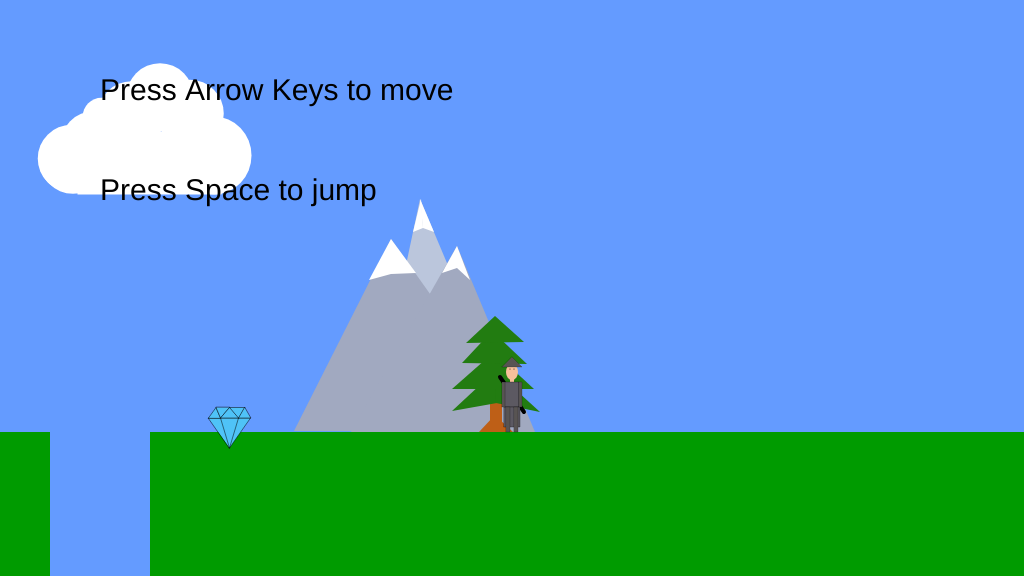
Frame 1 (no input)
Frame 60 (no input): identical to frame 1, image omitted
Frame 120 (the mouse pressed at the canvas centre since frame 60): identical to frame 1, image omitted

The p5.js sketch that drew this single still picture (run headless with seeded random() and noise() and a simulated clock; from frame 60 on, the mouse is pressed at the canvas centre):

// p5.js sketch
// ── sketch.js
var gameChar_x;
var gameChar_y;
var floorPos_y;

var isLeft;
var isRight;
var isPlummeting;
var isFalling;

var tree;
var canyon;
var mountain;
var cloud;

var collectable;
var isFound;

var instruction;
var timer;

function setup() {
  createCanvas(1024, 576);
  floorPos_y = height * 3 / 4;
  gameChar_x = width / 2;
  gameChar_y = floorPos_y;
  isLeft = false;
  isRight = false;
  isPlummeting = false;
  isFalling = false;
  instruction = true;
  timer = {
    count: 0,
    sus: false
  };
  tree = {
    x_pos: width / 2 - 100,
    y_pos: floorPos_y - 32
  };
  canyon = {
    x_pos: 50,
    width: 100
  };
  mountain = {
    x_pos: 400,
    y_pos: 200,
    size: 100
  };
  cloud = {
    x_pos: 100,
    y_pos: 100,
    size: 150
  };
  collectable = {
    x_pos: 240,
    y_pos: 400,
    size: 150,
    isFound: false
  };
}

function draw() {
  background(100, 155, 255);

  noStroke();
  fill(0, 155, 0);
  rect(0, floorPos_y, width, height - floorPos_y);

  /////////////////// CANYON ///////////////////
  noStroke();
  fill(100, 155, 255);
  rect(canyon.x_pos, floorPos_y, canyon.width, width - floorPos_y);
  /////////////////// MOUNTAIN ///////////////////
  fill(187, 198, 220);
  triangle(mountain.x_pos + 20 * mountain.size / 100, mountain.y_pos - 1 * mountain.size / 100, mountain.x_pos + 100 * mountain.size / 100, mountain.y_pos + 189 * mountain.size / 100, mountain.x_pos - 22 * mountain.size / 100, mountain.y_pos + 197 * mountain.size / 100);
  fill(161, 169, 192);
  triangle(mountain.x_pos - 106 * mountain.size / 100, mountain.y_pos + 231 * mountain.size / 100, mountain.x_pos + 128 * mountain.size / 100, mountain.y_pos + 232 * mountain.size / 100, mountain.x_pos - 9 * mountain.size / 100, mountain.y_pos + 39 * mountain.size / 100);
  triangle(mountain.x_pos + 57 * mountain.size / 100, mountain.y_pos + 46 * mountain.size / 100, mountain.x_pos + 135 * mountain.size / 100, mountain.y_pos + 232 * mountain.size / 100, mountain.x_pos - 49 * mountain.size / 100, mountain.y_pos + 232 * mountain.size / 100);
  fill(255);
  triangle(mountain.x_pos + 57 * mountain.size / 100, mountain.y_pos + 46 * mountain.size / 100, mountain.x_pos + 70 * mountain.size / 100, mountain.y_pos + 80 * mountain.size / 100, mountain.x_pos + 57 * mountain.size / 100, mountain.y_pos + 68 * mountain.size / 100);
  triangle(mountain.x_pos + 57 * mountain.size / 100, mountain.y_pos + 46 * mountain.size / 100, mountain.x_pos + 42 * mountain.size / 100, mountain.y_pos + 73 * mountain.size / 100, mountain.x_pos + 57 * mountain.size / 100, mountain.y_pos + 68 * mountain.size / 100);
  triangle(mountain.x_pos - 9 * mountain.size / 100, mountain.y_pos + 39 * mountain.size / 100, mountain.x_pos - 31 * mountain.size / 100, mountain.y_pos + 80 * mountain.size / 100, mountain.x_pos - 9 * mountain.size / 100, mountain.y_pos + 74 * mountain.size / 100);
  triangle(mountain.x_pos - 9 * mountain.size / 100, mountain.y_pos + 74 * mountain.size / 100, mountain.x_pos - 9 * mountain.size / 100, mountain.y_pos + 39 * mountain.size / 100, mountain.x_pos + 16 * mountain.size / 100, mountain.y_pos + 73 * mountain.size / 100);
  triangle(mountain.x_pos + 20 * mountain.size / 100, mountain.y_pos - 1 * mountain.size / 100, mountain.x_pos + 34 * mountain.size / 100, mountain.y_pos + 32 * mountain.size / 100, mountain.x_pos + 23 * mountain.size / 100, mountain.y_pos + 28 * mountain.size / 100);
  triangle(mountain.x_pos + 23 * mountain.size / 100, mountain.y_pos + 28 * mountain.size / 100, mountain.x_pos + 21 * mountain.size / 100, mountain.y_pos - 1 * mountain.size / 100, mountain.x_pos + 13 * mountain.size / 100, mountain.y_pos + 32 * mountain.size / 100);
  /////////////////// TREE ///////////////////
  noStroke();
  fill(190, 95, 23); //tree trunk
  triangle(tree.x_pos + 67, tree.y_pos + 32, tree.x_pos + 82, tree.y_pos + 16, tree.x_pos + 84, tree.y_pos + 32);
  triangle(tree.x_pos + 84, tree.y_pos + 32, tree.x_pos + 86, tree.y_pos + 18, tree.x_pos + 101, tree.y_pos + 32);
  rect(tree.x_pos + 78, tree.y_pos, 12, 32);
  fill(34, 124, 17); //tree leaves
  triangle(tree.x_pos + 40, tree.y_pos + 11, tree.x_pos + 83, tree.y_pos - 29, tree.x_pos + 85, tree.y_pos + 3);
  triangle(tree.x_pos + 84, tree.y_pos + 3, tree.x_pos + 83, tree.y_pos - 29, tree.x_pos + 128, tree.y_pos + 12);
  triangle(tree.x_pos + 40, tree.y_pos - 11, tree.x_pos + 82, tree.y_pos - 48, tree.x_pos + 122, tree.y_pos - 11);
  triangle(tree.x_pos + 50, tree.y_pos - 37, tree.x_pos + 80, tree.y_pos - 69, tree.x_pos + 115, tree.y_pos - 36);
  triangle(tree.x_pos + 54, tree.y_pos - 57, tree.x_pos + 83, tree.y_pos - 84, tree.x_pos + 112, tree.y_pos - 58);
  /////////////////// CLOUD ///////////////////
  fill(255);
  ellipse(cloud.x_pos + 1 * cloud.size / 100, cloud.y_pos + 11 * cloud.size / 100, 25 * cloud.size / 100, 25 * cloud.size / 100);
  ellipse(cloud.x_pos + 40 * cloud.size / 100, cloud.y_pos - 2 * cloud.size / 100, 45 * cloud.size / 100, 45 * cloud.size / 100);
  ellipse(cloud.x_pos + 76 * cloud.size / 100, cloud.y_pos + 37 * cloud.size / 100, 50 * cloud.size / 100, 52 * cloud.size / 100);
  ellipse(cloud.x_pos + 60 * cloud.size / 100, cloud.y_pos + 9 * cloud.size / 100, 45 * cloud.size / 100, 45 * cloud.size / 100);
  ellipse(cloud.x_pos + 21 * cloud.size / 100, cloud.y_pos + 10 * cloud.size / 100, 45 * cloud.size / 100, 45 * cloud.size / 100);
  ellipse(cloud.x_pos - 19 * cloud.size / 100, cloud.y_pos + 39 * cloud.size / 100, 45 * cloud.size / 100, 45 * cloud.size / 100);
  ellipse(cloud.x_pos - 4 * cloud.size / 100, cloud.y_pos + 30 * cloud.size / 100, 45 * cloud.size / 100, 45 * cloud.size / 100);
  ellipse(cloud.x_pos - 18 * cloud.size / 100, cloud.y_pos + 40 * cloud.size / 100, 45 * cloud.size / 100, 45 * cloud.size / 100);
  rect(cloud.x_pos - 15 * cloud.size / 100, cloud.y_pos + 21 * cloud.size / 100, 96 * cloud.size / 100, 42 * cloud.size / 100);



  fill(0);
  textSize(30);
  if (instruction) {
    text('Press Arrow Keys to move', 100, 100);
    text('Press Space to jump', 100, 200);
  }



  if (isLeft && isFalling) {
    /////////////////////////// adds jumping-left code ////////////////////////////////
    fill(248, 192, 155); //face
    ellipse(
      gameChar_x,
      gameChar_y - 60,
      8,
      16);

    stroke(0);
    strokeWeight(1);
    point( //left eye
      gameChar_x - 2.5,
      gameChar_y - 62);

    noStroke();
    rect( //neck
      gameChar_x - 2,
      gameChar_y - 53,
      3,
      3);

    stroke(0);
    strokeWeight(0.4);
    fill(88, 84, 83);

    beginShape(); //right hand
    vertex(gameChar_x + 2, gameChar_y - 50);
    vertex(gameChar_x + 10, gameChar_y - 25);
    vertex(gameChar_x + 6, gameChar_y - 28);
    vertex(gameChar_x - 3, gameChar_y - 50);
    endShape();

    fill(92, 89, 98); //body
    rect(
      gameChar_x - 5,
      gameChar_y - 50,
      10,
      25
    );

    fill(92, 89, 98);
    noStroke();
    beginShape(); //cape
    vertex(gameChar_x + 3, gameChar_y - 28);
    vertex(gameChar_x + 13, gameChar_y - 8);
    vertex(gameChar_x + 15, gameChar_y - 8);
    vertex(gameChar_x + 5, gameChar_y - 28);
    endShape();

    fill(88, 84, 83);
    stroke(0);
    beginShape(); //left hand
    vertex(gameChar_x - 2, gameChar_y - 50);
    vertex(gameChar_x - 8, gameChar_y - 35);
    vertex(gameChar_x - 15, gameChar_y - 33);
    vertex(gameChar_x - 15, gameChar_y - 30);
    vertex(gameChar_x - 5, gameChar_y - 32);
    vertex(gameChar_x + 4, gameChar_y - 50);
    endShape();

    beginShape(); //left leg
    vertex(gameChar_x - 2, gameChar_y - 28);
    vertex(gameChar_x - 12, gameChar_y - 22);
    vertex(gameChar_x - 10, gameChar_y - 10);
    vertex(gameChar_x - 7, gameChar_y - 10);
    vertex(gameChar_x - 7, gameChar_y - 20);
    vertex(gameChar_x - 2, gameChar_y - 24);
    endShape();

    beginShape(); //right leg
    vertex(gameChar_x - 1, gameChar_y - 28);
    vertex(gameChar_x - 2, gameChar_y - 15);
    vertex(gameChar_x + 7, gameChar_y - 14);
    vertex(gameChar_x + 7, gameChar_y - 17);
    vertex(gameChar_x + 2, gameChar_y - 18);
    vertex(gameChar_x + 3, gameChar_y - 28);
    endShape();


    triangle( // hat
      gameChar_x - 7, gameChar_y - 65,
      gameChar_x + 7, gameChar_y - 65,
      gameChar_x, gameChar_y - 74
    );


    strokeWeight(4);
    line( //sword
      gameChar_x + 4,
      gameChar_y - 55,
      gameChar_x + 8,
      gameChar_y - 20
    );
  } else if (isRight && isFalling) {
    //////////////////// adds jumping-right code ////////////////////////////////////////////
    fill(248, 192, 155);
    ellipse(
      gameChar_x,
      gameChar_y - 60,
      8,
      16);

    stroke(0);
    strokeWeight(1);
    point( //left eye
      gameChar_x + 2.5,
      gameChar_y - 62);

    noStroke();
    rect( //neck
      gameChar_x - 2,
      gameChar_y - 53,
      3,
      3);

    stroke(0);
    strokeWeight(0.4);
    fill(88, 84, 83);

    beginShape(); //right hand
    vertex(gameChar_x - 2, gameChar_y - 50);
    vertex(gameChar_x - 10, gameChar_y - 25);
    vertex(gameChar_x - 6, gameChar_y - 28);
    vertex(gameChar_x + 3, gameChar_y - 50);
    endShape();

    fill(92, 89, 98); //body
    rect(
      gameChar_x - 5,
      gameChar_y - 50,
      10,
      25
    );

    fill(92, 89, 98);
    noStroke();
    beginShape(); //cape
    vertex(gameChar_x - 3, gameChar_y - 28);
    vertex(gameChar_x - 13, gameChar_y - 8);
    vertex(gameChar_x - 15, gameChar_y - 8);
    vertex(gameChar_x - 5, gameChar_y - 28);
    endShape();

    fill(88, 84, 83);
    stroke(0);
    beginShape(); //left hand
    vertex(gameChar_x + 2, gameChar_y - 50);
    vertex(gameChar_x + 8, gameChar_y - 35);
    vertex(gameChar_x + 15, gameChar_y - 33);
    vertex(gameChar_x + 15, gameChar_y - 30);
    vertex(gameChar_x + 5, gameChar_y - 32);
    vertex(gameChar_x - 4, gameChar_y - 50);
    endShape();

    beginShape(); //left leg
    vertex(gameChar_x + 2, gameChar_y - 28);
    vertex(gameChar_x + 12, gameChar_y - 22);
    vertex(gameChar_x + 10, gameChar_y - 10);
    vertex(gameChar_x + 7, gameChar_y - 10);
    vertex(gameChar_x + 7, gameChar_y - 20);
    vertex(gameChar_x + 2, gameChar_y - 24);
    endShape();

    beginShape(); //right leg
    vertex(gameChar_x + 1, gameChar_y - 28);
    vertex(gameChar_x + 2, gameChar_y - 15);
    vertex(gameChar_x - 7, gameChar_y - 14);
    vertex(gameChar_x - 7, gameChar_y - 17);
    vertex(gameChar_x - 2, gameChar_y - 18);
    vertex(gameChar_x - 3, gameChar_y - 28);
    endShape();


    triangle( // hat
      gameChar_x - 7, gameChar_y - 65,
      gameChar_x + 7, gameChar_y - 65,
      gameChar_x, gameChar_y - 74
    );


    strokeWeight(4);
    line( //sword
      gameChar_x - 4,
      gameChar_y - 55,
      gameChar_x - 8,
      gameChar_y - 20
    );
  } else if (isLeft) {
    ///////////////////////////  adds walking left code /////////////////////////////////
    fill(248, 192, 155); //face
    ellipse(
      gameChar_x,
      gameChar_y - 60,
      8,
      16);

    stroke(0);
    strokeWeight(1);
    point( //left eye
      gameChar_x - 2.5,
      gameChar_y - 62);

    noStroke();
    rect( //neck
      gameChar_x - 2,
      gameChar_y - 53,
      3,
      3);

    stroke(0);
    strokeWeight(0.4);
    fill(88, 84, 83);

    beginShape(); //right hand
    vertex(gameChar_x + 2, gameChar_y - 50);
    vertex(gameChar_x + 10, gameChar_y - 25);
    vertex(gameChar_x + 6, gameChar_y - 27);
    vertex(gameChar_x - 3, gameChar_y - 50);
    endShape();

    fill(92, 89, 98); //body
    rect(
      gameChar_x - 5,
      gameChar_y - 50,
      10,
      25
    );

    fill(92, 89, 98);
    noStroke();
    beginShape(); //cape
    vertex(gameChar_x + 3, gameChar_y - 28);
    vertex(gameChar_x + 10, gameChar_y - 5);
    vertex(gameChar_x + 12, gameChar_y - 5);
    vertex(gameChar_x + 5, gameChar_y - 28);
    endShape();

    fill(88, 84, 83);
    stroke(0);
    beginShape(); //left hand
    vertex(gameChar_x - 2, gameChar_y - 50);
    vertex(gameChar_x - 12, gameChar_y - 25);
    vertex(gameChar_x - 8, gameChar_y - 27);
    vertex(gameChar_x + 3, gameChar_y - 50);
    endShape();

    beginShape(); //right leg
    vertex(gameChar_x - 3, gameChar_y - 25);
    vertex(gameChar_x - 9, gameChar_y - 0);
    vertex(gameChar_x - 5, gameChar_y - 0);
    vertex(gameChar_x + 3, gameChar_y - 25);
    endShape();

    beginShape(); //left leg
    vertex(gameChar_x + 3, gameChar_y - 25);
    vertex(gameChar_x + 5, gameChar_y - 0);
    vertex(gameChar_x + 1, gameChar_y - 0);
    vertex(gameChar_x - 3, gameChar_y - 25);
    endShape();

    triangle( // hat
      gameChar_x - 7, gameChar_y - 65,
      gameChar_x + 7, gameChar_y - 65,
      gameChar_x, gameChar_y - 74
    );


    strokeWeight(4);
    line( //sword
      gameChar_x + 4,
      gameChar_y - 55,
      gameChar_x + 8,
      gameChar_y - 20
    );
  } else if (isRight) {
    /////////////////////////////////////////////// adds walking right code ///////////////////////////////////////////////
    fill(248, 192, 155);
    ellipse(
      gameChar_x,
      gameChar_y - 60,
      8,
      16);

    stroke(0);
    strokeWeight(1);
    point( //left eye
      gameChar_x + 2.5,
      gameChar_y - 62);

    noStroke();
    rect( //neck
      gameChar_x - 2,
      gameChar_y - 53,
      3,
      3);

    stroke(0);
    strokeWeight(0.4);
    fill(88, 84, 83);

    beginShape(); //right hand
    vertex(gameChar_x - 2, gameChar_y - 50);
    vertex(gameChar_x - 10, gameChar_y - 25);
    vertex(gameChar_x - 6, gameChar_y - 27);
    vertex(gameChar_x + 3, gameChar_y - 50);
    endShape();

    fill(92, 89, 98); //body
    rect(
      gameChar_x - 5,
      gameChar_y - 50,
      10,
      25
    );

    fill(92, 89, 98);
    noStroke();
    beginShape(); //cape
    vertex(gameChar_x - 3, gameChar_y - 28);
    vertex(gameChar_x - 10, gameChar_y - 5);
    vertex(gameChar_x - 12, gameChar_y - 5);
    vertex(gameChar_x - 5, gameChar_y - 28);
    endShape();

    fill(88, 84, 83);
    stroke(0);
    beginShape(); //left hand
    vertex(gameChar_x + 2, gameChar_y - 50);
    vertex(gameChar_x + 12, gameChar_y - 25);
    vertex(gameChar_x + 8, gameChar_y - 27);
    vertex(gameChar_x - 3, gameChar_y - 50);
    endShape();

    beginShape(); //right leg
    vertex(gameChar_x + 3, gameChar_y - 25);
    vertex(gameChar_x + 9, gameChar_y - 0);
    vertex(gameChar_x + 5, gameChar_y - 0);
    vertex(gameChar_x - 3, gameChar_y - 25);
    endShape();

    beginShape(); //left leg
    vertex(gameChar_x - 3, gameChar_y - 25);
    vertex(gameChar_x - 5, gameChar_y - 0);
    vertex(gameChar_x - 1, gameChar_y - 0);
    vertex(gameChar_x + 3, gameChar_y - 25);
    endShape();

    triangle( // hat
      gameChar_x - 7, gameChar_y - 65,
      gameChar_x + 7, gameChar_y - 65,
      gameChar_x, gameChar_y - 74
    );


    strokeWeight(4);
    line( //sword
      gameChar_x - 4,
      gameChar_y - 55,
      gameChar_x - 8,
      gameChar_y - 20
    );
  } else if (isFalling || isPlummeting) {
    ////////////////////////////////////////////// adds jumping facing forwards code /////////////////////////////
    fill(248, 192, 155); //face
    ellipse(
      gameChar_x,
      gameChar_y - 60,
      12,
      16
    );
    stroke(0);
    strokeWeight(4);
    line( //sword
      gameChar_x - 12,
      gameChar_y - 55,
      gameChar_x + 12,
      gameChar_y - 20
    );
    strokeWeight(1);
    point(
      gameChar_x - 2,
      gameChar_y - 63
    );
    point(
      gameChar_x + 2,
      gameChar_y - 63
    );
    noStroke();
    rect( //neck
      gameChar_x - 2,
      gameChar_y - 53,
      4,
      3
    );
    stroke(0);
    strokeWeight(0.3);
    fill(92, 89, 98); //body
    rect(
      gameChar_x - 7,
      gameChar_y - 50,
      14,
      21
    );

    fill(92, 89, 98);
    rect( //cloak
      gameChar_x - 8,
      gameChar_y - 29,
      16,
      16
    );

    fill(88, 84, 83);
    strokeWeight(0.3);
    beginShape();
    vertex(gameChar_x - 7, gameChar_y - 50);
    vertex(gameChar_x - 10, gameChar_y - 50);
    vertex(gameChar_x - 10, gameChar_y - 33);
    vertex(gameChar_x, gameChar_y - 33);
    vertex(gameChar_x - 1, gameChar_y - 36);
    vertex(gameChar_x - 6, gameChar_y - 37);
    vertex(gameChar_x - 7, gameChar_y - 50);
    endShape();


    beginShape();
    vertex(gameChar_x + 7, gameChar_y - 50);
    vertex(gameChar_x + 10, gameChar_y - 50);
    vertex(gameChar_x + 10, gameChar_y - 35);
    vertex(gameChar_x, gameChar_y - 35);
    vertex(gameChar_x, gameChar_y - 38);
    vertex(gameChar_x + 6, gameChar_y - 39);
    vertex(gameChar_x + 7, gameChar_y - 50);
    endShape();

    beginShape(); //right leg
    vertex(gameChar_x - 4, gameChar_y - 28);
    vertex(gameChar_x - 9, gameChar_y - 15);
    vertex(gameChar_x - 5, gameChar_y - 4);
    vertex(gameChar_x - 3, gameChar_y - 7);
    vertex(gameChar_x - 4, gameChar_y - 16);
    vertex(gameChar_x, gameChar_y - 28);
    endShape();

    beginShape(); //right leg
    vertex(gameChar_x + 4, gameChar_y - 28);
    vertex(gameChar_x + 9, gameChar_y - 15);
    vertex(gameChar_x + 5, gameChar_y - 4);
    vertex(gameChar_x + 3, gameChar_y - 7);
    vertex(gameChar_x + 4, gameChar_y - 16);
    vertex(gameChar_x, gameChar_y - 28);
    endShape();

    triangle( // hat
      gameChar_x - 10, gameChar_y - 65,
      gameChar_x + 10, gameChar_y - 65,
      gameChar_x, gameChar_y - 75
    );
  } else {
    // add your standing front facing code
    fill(248, 192, 155);
    ellipse( //face
      gameChar_x,
      gameChar_y - 60,
      12,
      16
    );
    stroke(0);
    strokeWeight(4);
    line( //sword
      gameChar_x - 12,
      gameChar_y - 55,
      gameChar_x + 12,
      gameChar_y - 20
    );
    strokeWeight(1);
    point(
      gameChar_x - 2,
      gameChar_y - 63
    );
    point(
      gameChar_x + 2,
      gameChar_y - 63
    );

    noStroke();
    rect( //neck
      gameChar_x - 2,
      gameChar_y - 53,
      4,
      3
    );
    stroke(0);
    strokeWeight(0.3);
    fill(92, 89, 98); //body
    rect(
      gameChar_x - 7,
      gameChar_y - 50,
      14,
      25
    );

    fill(92, 89, 98);
    rect( //cloak
      gameChar_x - 8,
      gameChar_y - 25,
      16,
      20
    );

    strokeWeight(0.2);
    fill(88, 84, 83);
    rect( //left hand
      gameChar_x - 10,
      gameChar_y - 50,
      3,
      25
    );
    rect( // right hand
      gameChar_x + 7,
      gameChar_y - 50,
      3,
      25
    );
    rect( //left leg
      gameChar_x - 6,
      gameChar_y - 25,
      4,
      25
    );
    rect( //right leg
      gameChar_x + 2,
      gameChar_y - 25,
      4,
      25
    );
    triangle( // hat
      gameChar_x - 10, gameChar_y - 65,
      gameChar_x + 10, gameChar_y - 65,
      gameChar_x, gameChar_y - 75
    );
  }

  if (dist(collectable.x_pos, collectable.y_pos, gameChar_x, gameChar_y) <= 35) {
    collectable.isFound = true;
  }
  if (collectable.isFound == false) {
    /////////////////// COLLECTABLE ITEM ///////////////////
    fill(79, 195, 247);
    stroke(0);
    strokeWeight(0.5);
    triangle(collectable.x_pos - 21 * collectable.size / 100, collectable.y_pos + 12 * collectable.size / 100, collectable.x_pos + 7 * collectable.size / 100, collectable.y_pos + 12 * collectable.size / 100, collectable.x_pos - 7 * collectable.size / 100, collectable.y_pos + 32 * collectable.size / 100);
    line(collectable.x_pos - 13 * collectable.size / 100, collectable.y_pos + 12 * collectable.size / 100, collectable.x_pos - 7 * collectable.size / 100, collectable.y_pos + 32 * collectable.size / 100);
    line(collectable.x_pos - 1 * collectable.size / 100, collectable.y_pos + 12 * collectable.size / 100, collectable.x_pos - 7 * collectable.size / 100, collectable.y_pos + 32 * collectable.size / 100);
    triangle(collectable.x_pos - 21 * collectable.size / 100, collectable.y_pos + 12 * collectable.size / 100, collectable.x_pos - 16 * collectable.size / 100, collectable.y_pos + 5 * collectable.size / 100, collectable.x_pos - 13 * collectable.size / 100, collectable.y_pos + 12 * collectable.size / 100);
    triangle(collectable.x_pos - 16 * collectable.size / 100, collectable.y_pos + 5 * collectable.size / 100, collectable.x_pos - 13 * collectable.size / 100, collectable.y_pos + 12 * collectable.size / 100, collectable.x_pos - 7 * collectable.size / 100, collectable.y_pos + 5 * collectable.size / 100);
    triangle(collectable.x_pos - 7 * collectable.size / 100, collectable.y_pos + 5 * collectable.size / 100, collectable.x_pos - 13 * collectable.size / 100, collectable.y_pos + 12 * collectable.size / 100, collectable.x_pos - 1 * collectable.size / 100, collectable.y_pos + 12 * collectable.size / 100);
    triangle(collectable.x_pos - 1 * collectable.size / 100, collectable.y_pos + 12 * collectable.size / 100, collectable.x_pos - 7 * collectable.size / 100, collectable.y_pos + 5 * collectable.size / 100, collectable.x_pos + 3 * collectable.size / 100, collectable.y_pos + 5 * collectable.size / 100);
    triangle(collectable.x_pos + 3 * collectable.size / 100, collectable.y_pos + 5 * collectable.size / 100, collectable.x_pos - 1 * collectable.size / 100, collectable.y_pos + 12 * collectable.size / 100, collectable.x_pos + 7 * collectable.size / 100, collectable.y_pos + 12 * collectable.size / 100);
  }

  //instruction
  if (timer.sus) {
    timer.count += 1;
  }
  if (timer.count >= 150) {
    instruction = false;
  }









}


function keyPressed() {


  timer.sus = true;

  if (keyCode == 32 ) {
    isPlummeting = true;
  }
  if (keyCode == 37) {
    isLeft = true;
  } if (keyCode == 39) {
    isRight = true;
  }
}

function keyReleased() {
  if (keyCode == 37) {
    isLeft = false;
  } else if (keyCode == 39) {
    isRight = false;
  }

}
